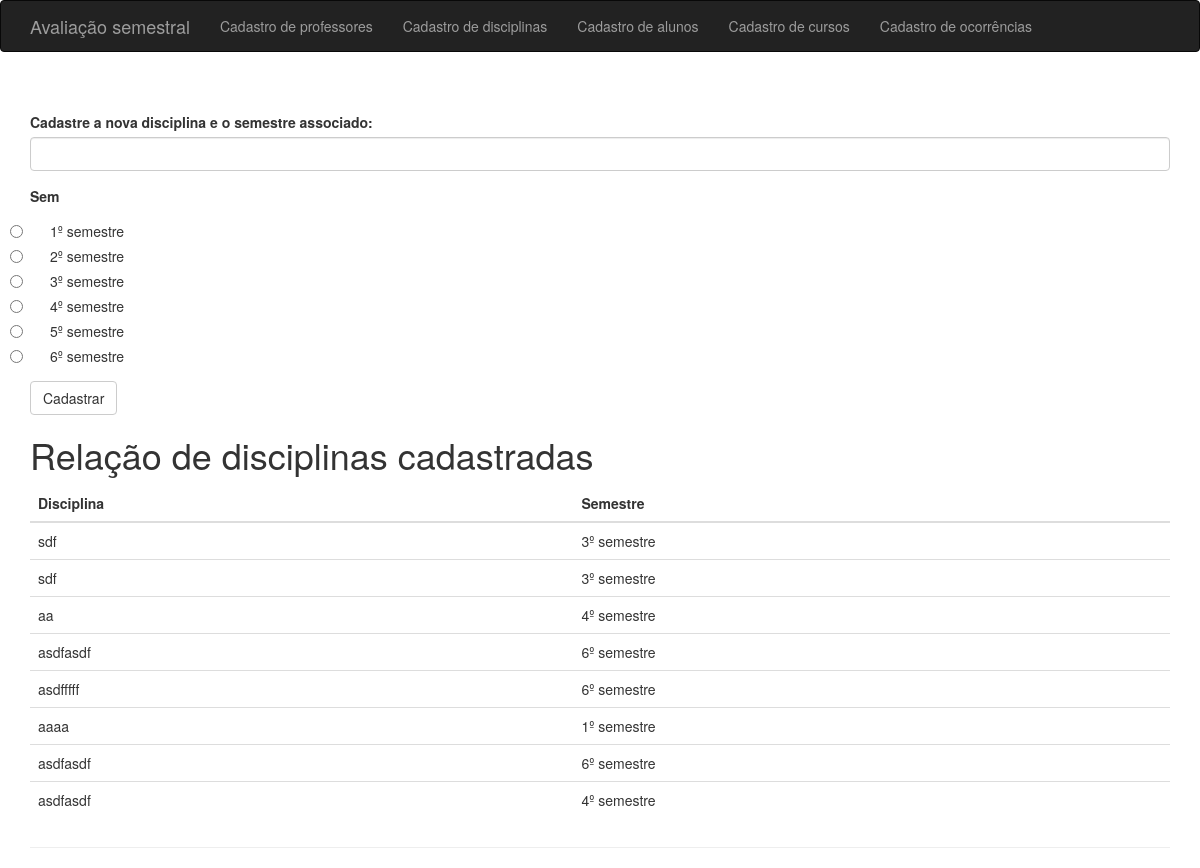
The page /disciplinas on the database its author committed.
### app/models.py (models this page shows)
class Disc(db.Model):
    __tablename__ = 'disc'
    id = db.Column(db.Integer, primary_key=True)
    name = db.Column(db.String(64))
    sem = db.Column(db.String(64))

### app/main/views.py (the view, shortened to what this page needs)
@main.route('/disciplinas', methods=['GET', 'POST'])
def CadastroDisciplinas():
    form = DiscplinaForm()
    return render_template(
        'disciplinas.html',
        Disc=Disc,
        form=form
    )

### app/main/forms.py
class DiscplinaForm(FlaskForm):
    name = StringField('Cadastre a nova disciplina e o semestre associado:', validators=[DataRequired()])
    sem = RadioField(choices=['1º semestre', '2º semestre', '3º semestre', '4º semestre', '5º semestre', '6º semestre'], validators=[DataRequired()])
    submit = SubmitField('Cadastrar')

### app/templates/disciplinas.html
{% extends "base.html" %}
{% import "bootstrap/wtf.html" as wtf %}
{% block page_content %}
<div class="page-header">
      {{ wtf.quick_form(form) }}
        <h1>Relação de disciplinas cadastradas</h1>
        <table class="table">
            <thead>
                <tr>
                    <th>Disciplina</th>
                    <th>Semestre</th>
                </tr>
            </thead>
            <tbody>
                {% for key in Disc.query.all() %}
                <tr>
                    <td>{{ key.name }}</td>
                    <td>{{ key.sem }}</td>
                </tr>
                {% endfor %}
            </tbody>
        </table>
{% endblock %}

### app/templates/base.html (shortened to what this page needs)
{% extends "bootstrap/base.html" %}
{% block navbar %}
<div class="navbar navbar-inverse" role="navigation">
  <div class="container">
    <div class="navbar-header">
      <a class="navbar-brand" href="/">Avaliação semestral</a>
    </div>
    <div class="navbar-collapse collapse">
      <ul class="nav navbar-nav">
        <li><a href="/professores">Cadastro de professores</a></li>
        <li><a href="/disciplinas">Cadastro de disciplinas</a></li>
        <li><a href="/alunos">Cadastro de alunos</a></li>
        <li><a href="/cursos">Cadastro de cursos</a></li>
        <li><a href="/ocorrencias">Cadastro de ocorrências</a></li>
      </ul>
    </div>
  </div>
</div>
{% endblock %}
{% block content %}
<div class="container">
  {% block page_content %}{% endblock %}
</div>
{% endblock %}

### rows shown on the page
Disc: name "sdf", sem "3º semestre"
Disc: name "sdf", sem "3º semestre"
Disc: name "aa", sem "4º semestre"
Disc: name "asdfasdf", sem "6º semestre"
Disc: name "asdfffff", sem "6º semestre"
Disc: name "aaaa", sem "1º semestre"
Disc: name "asdfasdf", sem "6º semestre"
Disc: name "asdfasdf", sem "4º semestre"
